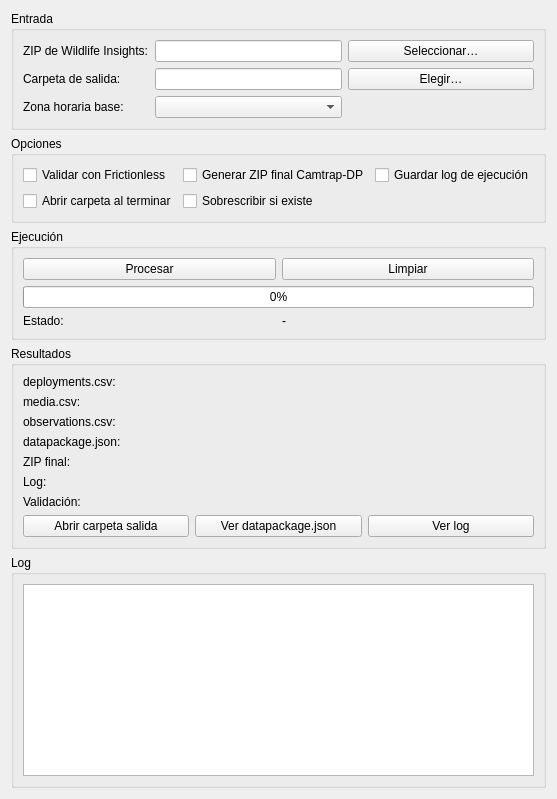
<?xml version="1.0" encoding="UTF-8"?>
<ui version="4.0">
 <class>CamtrapDPTab</class>
 <widget class="QWidget" name="CamtrapDPTab">
  <property name="windowTitle">
   <string>CamtrapDP - Módulo 2</string>
  </property>
  <layout class="QVBoxLayout" name="verticalLayout">

   <!-- A. Entrada -->
   <item>
    <widget class="QGroupBox" name="groupInput">
     <property name="title"><string>Entrada</string></property>
     <layout class="QGridLayout" name="gridInput">
      <item row="0" column="0"><widget class="QLabel" name="lblZip"><property name="text"><string>ZIP de Wildlife Insights:</string></property></widget></item>
      <item row="0" column="1"><widget class="QLineEdit" name="leZip"><property name="readOnly"><bool>true</bool></property></widget></item>
      <item row="0" column="2"><widget class="QPushButton" name="btnZip"><property name="text"><string>Seleccionar…</string></property></widget></item>

      <item row="1" column="0"><widget class="QLabel" name="lblOut"><property name="text"><string>Carpeta de salida:</string></property></widget></item>
      <item row="1" column="1"><widget class="QLineEdit" name="leOut"><property name="readOnly"><bool>true</bool></property></widget></item>
      <item row="1" column="2"><widget class="QPushButton" name="btnOut"><property name="text"><string>Elegir…</string></property></widget></item>

      <item row="2" column="0"><widget class="QLabel" name="lblTZ"><property name="text"><string>Zona horaria base:</string></property></widget></item>
      <item row="2" column="1"><widget class="QComboBox" name="cbTimezone"/></item>
      <item row="2" column="2"><spacer name="sp1"><property name="orientation"><enum>Qt::Horizontal</enum></property><property name="sizeHint" stdset="0"><size><width>40</width><height>20</height></size></property></spacer></item>
     </layout>
    </widget>
   </item>

   <!-- B. Opciones -->
   <item>
    <widget class="QGroupBox" name="groupOptions">
     <property name="title"><string>Opciones</string></property>
     <layout class="QGridLayout" name="gridOptions">
      <item row="0" column="0"><widget class="QCheckBox" name="chkValidate"><property name="text"><string>Validar con Frictionless</string></property></widget></item>
      <item row="0" column="1"><widget class="QCheckBox" name="chkMakeZip"><property name="text"><string>Generar ZIP final Camtrap-DP</string></property></widget></item>
      <item row="0" column="2"><widget class="QCheckBox" name="chkSaveLog"><property name="text"><string>Guardar log de ejecución</string></property></widget></item>
      <item row="1" column="0"><widget class="QCheckBox" name="chkOpenFolder"><property name="text"><string>Abrir carpeta al terminar</string></property></widget></item>
      <item row="1" column="1"><widget class="QCheckBox" name="chkOverwrite"><property name="text"><string>Sobrescribir si existe</string></property></widget></item>
      <item row="1" column="2"><spacer name="sp2"><property name="orientation"><enum>Qt::Horizontal</enum></property><property name="sizeHint" stdset="0"><size><width>40</width><height>20</height></size></property></spacer></item>
     </layout>
    </widget>
   </item>

   <!-- C. Ejecución -->
   <item>
    <widget class="QGroupBox" name="groupRun">
     <property name="title"><string>Ejecución</string></property>
     <layout class="QGridLayout" name="gridRun">

      <item row="0" column="0">
       <widget class="QPushButton" name="btnProcess">
        <property name="text"><string>Procesar</string></property>
        <property name="minimumHeight"><number>36</number></property>
       </widget>
      </item>

      <item row="0" column="1">
       <widget class="QPushButton" name="btnClear">
        <property name="text"><string>Limpiar</string></property>
        <property name="minimumHeight"><number>36</number></property>
       </widget>
      </item>

      <item row="1" column="0" colspan="2">
       <widget class="QProgressBar" name="progressBar">
        <property name="value"><number>0</number></property>
        <property name="textVisible"><bool>true</bool></property>
       </widget>
      </item>

      <item row="2" column="0"><widget class="QLabel" name="lblStatusLabel"><property name="text"><string>Estado:</string></property></widget></item>
      <item row="2" column="1"><widget class="QLabel" name="lblStatus"><property name="text"><string>-</string></property></widget></item>

     </layout>
    </widget>
   </item>


   <!-- D. Resultados -->
   <item>
    <widget class="QGroupBox" name="groupResults">
     <property name="title"><string>Resultados</string></property>
     <layout class="QGridLayout" name="gridResults">
      <item row="0" column="0"><widget class="QLabel" name="lblDep"><property name="text"><string>deployments.csv:</string></property></widget></item>
      <item row="0" column="1"><widget class="QLabel" name="lblDeploymentsPath"><property name="text"><string></string></property></widget></item>

      <item row="1" column="0"><widget class="QLabel" name="lblMed"><property name="text"><string>media.csv:</string></property></widget></item>
      <item row="1" column="1"><widget class="QLabel" name="lblMediaPath"><property name="text"><string></string></property></widget></item>

      <item row="2" column="0"><widget class="QLabel" name="lblObs"><property name="text"><string>observations.csv:</string></property></widget></item>
      <item row="2" column="1"><widget class="QLabel" name="lblObservationsPath"><property name="text"><string></string></property></widget></item>

      <item row="3" column="0"><widget class="QLabel" name="lblDP"><property name="text"><string>datapackage.json:</string></property></widget></item>
      <item row="3" column="1"><widget class="QLabel" name="lblDatapackagePath"><property name="text"><string></string></property></widget></item>

      <item row="4" column="0"><widget class="QLabel" name="lblZip"><property name="text"><string>ZIP final:</string></property></widget></item>
      <item row="4" column="1"><widget class="QLabel" name="lblZipPath"><property name="text"><string></string></property></widget></item>

      <item row="5" column="0"><widget class="QLabel" name="lblLog"><property name="text"><string>Log:</string></property></widget></item>
      <item row="5" column="1"><widget class="QLabel" name="lblLogPath"><property name="text"><string></string></property></widget></item>

      <item row="6" column="0"><widget class="QLabel" name="lblVal"><property name="text"><string>Validación:</string></property></widget></item>
      <item row="6" column="1"><widget class="QLabel" name="lblValidateResult"><property name="text"><string></string></property></widget></item>

      <item row="7" column="0"><widget class="QPushButton" name="btnOpenOut"><property name="text"><string>Abrir carpeta salida</string></property></widget></item>
      <item row="7" column="1"><widget class="QPushButton" name="btnOpenDatapackage"><property name="text"><string>Ver datapackage.json</string></property></widget></item>
      <item row="7" column="2"><widget class="QPushButton" name="btnOpenLog"><property name="text"><string>Ver log</string></property></widget></item>
     </layout>
    </widget>
   </item>

   <!-- E. Log -->
   <item>
    <widget class="QGroupBox" name="groupLog">
     <property name="title"><string>Log</string></property>
     <layout class="QVBoxLayout" name="vlog">
      <item><widget class="QPlainTextEdit" name="logConsole"><property name="readOnly"><bool>true</bool></property></widget></item>
     </layout>
    </widget>
   </item>

  </layout>
 </widget>
 <resources/>
 <connections/>
</ui>
